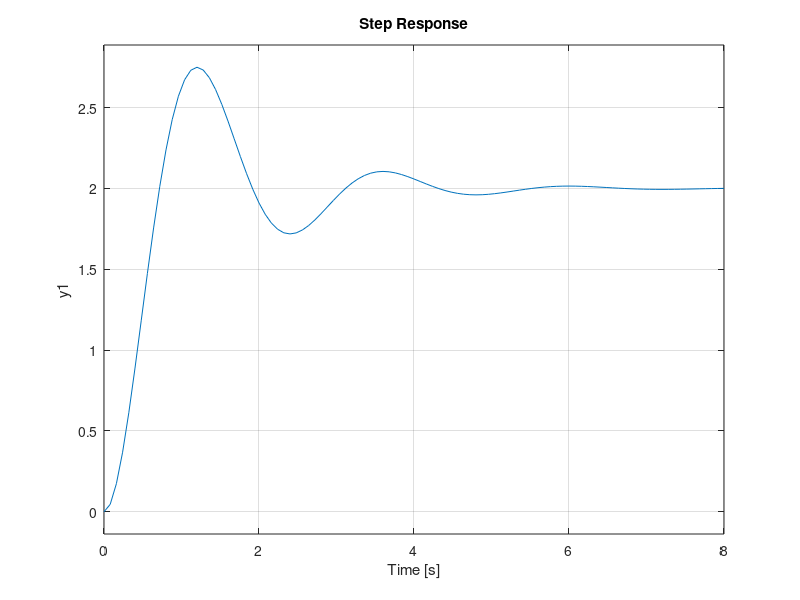

Reproduce this figure in MATLAB.
close all; clear all; history -c; clc;
pkg load control;

yss = 2;
ymax = 2.75;
K = yss;

% Se calcula Mp para poder obtener psita:
Mp = (ymax-yss)/yss;
psita = sqrt(log(Mp)^2/(pi^2 + log(Mp)^2)) % psita = 0.2980

% Con el tiempo pico se puede obtener Wn:
Tp = 1.2;
Wn = pi/(Tp*sqrt(1-0.2980^2)) % Wn = 2.7426

% Por ultimo se arma la F(s)
F = tf([K*Wn^2], [1 2*psita*Wn Wn^2])
step(F)
